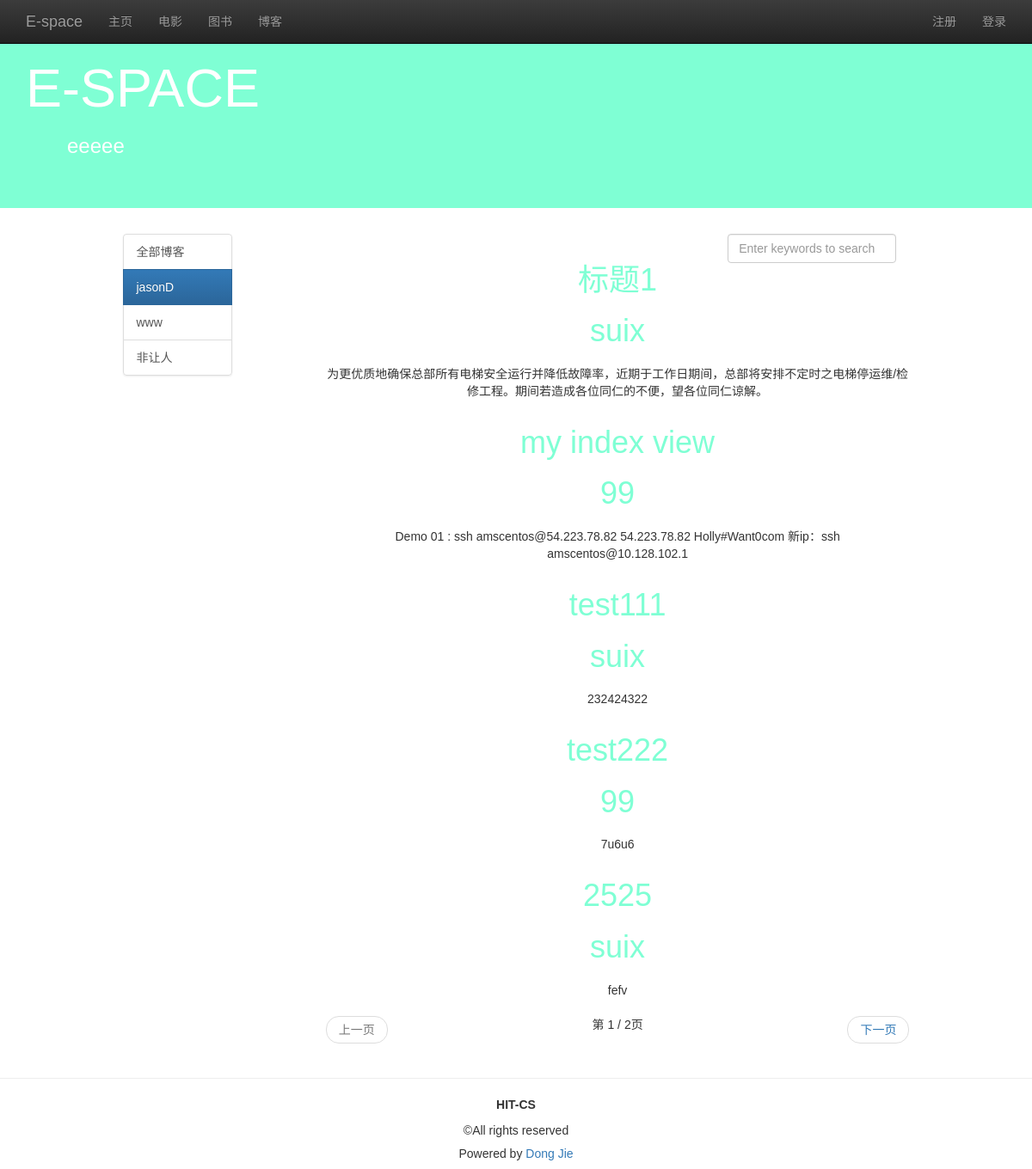
Screenshot of /blist/?author=jasonD with the database file from the repository.
### blog/models.py (models this page shows, shortened)
class Blog(models.Model):
    title = models.CharField('标题',max_length=32)
    author = models.CharField('作者',max_length=16)
    content = models.TextField('博客正文')
    created = models.DateTimeField('发布时间',auto_now_add=True)
    catagory = models.ForeignKey(Catagory,verbose_name='分类')
    tags = models.ManyToManyField(Tag,verbose_name='标签')
    class META:
        ordering = ['author']

class Catagory(models.Model):
    name = models.CharField('名称',max_length=30)
    def __unicode__(self):
        return self.name

### blog/views.py (the view)
# urls.py: url(r'^blist/$', view_blog_list, name='view_blog_list'),
def view_blog_list(request):
    user = request.user if request.user.is_authenticated() else None
    author_list = Blog.objects.values_list('author', flat=True).distinct()
    query_author = request.GET.get('author', 'all')
    if (not query_author) or Blog.objects.filter(author=query_author).count() is 0:
        query_author = 'all'
        blog_list = Blog.objects.all()
    else:
        blog_list = Blog.objects.filter(author=query_author)
    if request.method == 'POST':
        keyword = request.POST.get('keyword', '')
        blog_list = Blog.objects.filter(name__contains=keyword)
        query_author = 'all'
    paginator = Paginator(blog_list, 5)
    page = request.GET.get('page')
    try:
        blog_list = paginator.page(page)
    except PageNotAnInteger:
        blog_list = paginator.page(1)
    except EmptyPage:
        blog_list = paginator.page(paginator.num_pages)
    ctx = {
        'user': user,
        'active_menu': 'view_book',
        'author_list': author_list,
        'query_author': query_author,
        'blog_list': blog_list,
    }
    return render(request, 'blist_detail.html', ctx)

### template/blist_detail.html (shortened to what this page needs)
{% extends "blog_list.html" %}
{% load staticfiles %}
{% block content %}
    <div class="container">
        <div class="row">
            <div class="col-md-10 col-md-offset-1">
                <div class="col-md-2">
                    <div class="list-group">
                        <a href="{% url 'view_blog_list' %}" class="list-group-item" id="id_author_all">
                            全部博客
                        </a>
                        {% for author in author_list %}
                            <a href="{% url 'view_blog_list' %}?author={{ author }}" class="list-group-item"
                               id="id_author_{{ author }}">
                                {{ author }}
                            </a>
                        {% endfor %}
                    </div>
                </div>
                <div class="col-md-9 col-md-offset-1">
                    <div class="col-md-4 col-md-offset-8">
                        <form role="form" method="post" name="search_form">
                            <input type="search" class="form-control" name="keyword"
                                   placeholder="Enter keywords to search" id="id_search_input" onkeyup="key_up()" autofocus
                                   />
                        </form>
                    </div>
                        {% for blog in blog_list %}
                        <div align="center" class="blog">
                            <div>
                             <h1><a href="{% url 'blog_get_detail' blog.id %}">{{ blog.title }}</a></h1>
                            </div>
                            <div>
                             <h1><a href="{% url 'catagory_get_detail' blog.catagory_id %}">{{ blog.catagory }}</a></h1>
                            </div>
                        </div>
                        <div align="center" class="summary">
                            {{ blog.content | truncatechars:100 }}
                        </div>
                        {% endfor %}
                    <nav>
                        <ul class="pager">
                            {% if blog_list.has_previous %}
                                <li class="previous">
                                    <a href="?typ={{ query_author }}&page={{ blog_list.previous_page_number }}">上一页</a>
                                </li>
                            {% else %}
                                <li class="previous disabled"><a href="#">上一页</a></li>
                            {% endif %}
                            第 {{ blog_list.number }} / {{ blog_list.paginator.num_pages }}页
                            {% if blog_list.has_next %}
                                <li class="next">
                                    <a href="?typ={{ query_author }}&page={{ blog_list.next_page_number }}">下一页</a>
                                </li>
                            {% else %}
                                <li class="next disabled"><a href="#">下一页</a></li>
                            {% endif %}
                        </ul>
                    </nav>
                </div>
            </div>
    </div>
</div>
{% endblock %}

### static/css/blog.css (style rules this page uses)
h1 a { color: #7fffd4; }
.blog { padding:10px 0px; }
body { font-family: Verdana, sans-serif; }

### rows the page displays
Blog: title "标题1", catagory "suix", content "为更优质地确保总部所有电梯安全运行并降低故障率，近期于工作日期间，总部将安排不定时之电梯停运维/检修工程。期间若造成各位同仁的不便，望各位同仁谅解。"
Blog: title "my index view", catagory "99", content "Demo 01 : ssh amscentos@54.223.78.82 54.223.78.82 Holly#Want0com 新ip：ssh amscentos@10.128.102.1"
Blog: title "test111", catagory "suix", content "232424322"
Blog: title "test222", catagory "99", content "7u6u6"
Blog: title "2525", catagory "suix", content "fefv"

### other values shown
{{ author }} "jasonD" "www" "非让人"
{{ blog_list.number }} "1"
{{ blog_list.paginator.num_pages }} "2"
